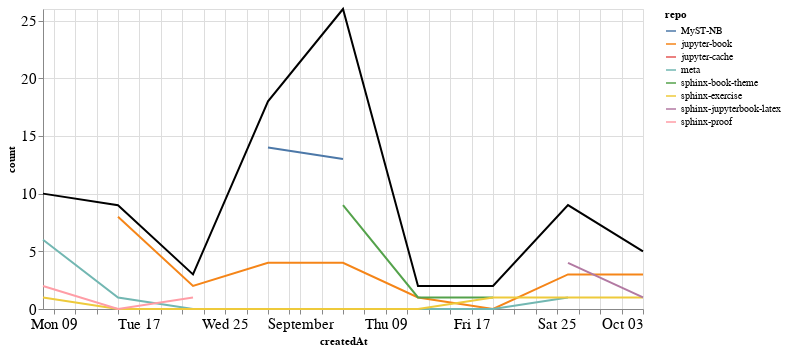

Notebook code cell kept with this figure:
### Markdown cell above
### Comments

### Code cell
comments_time = comments.groupby('repo').resample('W', on='createdAt').count()['author'].reset_index()
comments_time = comments_time.rename(columns={'author': 'count'})
comments_time_total = comments_time.groupby('createdAt').agg({"count": "sum"}).reset_index()
ch1 = alt.Chart(comments_time, width=600).mark_line().encode(
    x='createdAt',
    y='count',
    color='repo',
    tooltip="repo"
)

ch2 = alt.Chart(comments_time_total, width=600).mark_line(color="black").encode(
    x='createdAt',
    y='count',
)

ch1 + ch2

### Figure 1 — Vega-Lite specification as saved in the notebook (floating-point values rounded to 4 significant figures)
{"config": {"axisLeft": {"labelFontSize": 15}, "axisBottom": {"labelFontSize": 15}}, "layer": [{"data": {"name": "data-bf8699c9def1748bedc7546a7919952c"}, "mark": "line", "encoding": {"color": {"type": "nominal", "field": "repo"}, "tooltip": {"type": "nominal", "field": "repo"}, "x": {"type": "temporal", "field": "createdAt"}, "y": {"type": "quantitative", "field": "count"}}, "width": 600}, {"data": {"name": "data-690692adcbf8af333525d44a1e16e63d"}, "mark": {"type": "line", "color": "black"}, "encoding": {"x": {"type": "temporal", "field": "createdAt"}, "y": {"type": "quantitative", "field": "count"}}, "width": 600}], "$schema": "https://vega.github.io/schema/vega-lite/v4.8.1.json", "datasets": {"data-bf8699c9def1748bedc7546a7919952c": [{"repo": "MyST-NB", "createdAt": "2021-08-29T00:00:00", "count": 14}, {"repo": "MyST-NB", "createdAt": "2021-09-05T00:00:00", "count": 13}, {"repo": "jupyter-book", "createdAt": "2021-08-15T00:00:00", "count": 8}, {"repo": "jupyter-book", "createdAt": "2021-08-22T00:00:00", "count": 2}, {"repo": "jupyter-book", "createdAt": "2021-08-29T00:00:00", "count": 4}, {"repo": "jupyter-book", "createdAt": "2021-09-05T00:00:00", "count": 4}, {"repo": "jupyter-book", "createdAt": "2021-09-12T00:00:00", "count": 1}, {"repo": "jupyter-book", "createdAt": "2021-09-19T00:00:00", "count": 0}, {"repo": "jupyter-book", "createdAt": "2021-09-26T00:00:00", "count": 3}, {"repo": "jupyter-book", "createdAt": "2021-10-03T00:00:00", "count": 3}, {"repo": "jupyter-cache", "createdAt": "2021-08-08T00:00:00", "count": 1}, {"repo": "meta", "createdAt": "2021-08-08T00:00:00", "count": 6}, {"repo": "meta", "createdAt": "2021-08-15T00:00:00", "count": 1}, {"repo": "meta", "createdAt": "2021-08-22T00:00:00", "count": 0}, {"repo": "meta", "createdAt": "2021-08-29T00:00:00", "count": 0}, {"repo": "meta", "createdAt": "2021-09-05T00:00:00", "count": 0}, {"repo": "meta", "createdAt": "2021-09-12T00:00:00", "count": 0}, {"repo": "meta", "createdAt": "2021-09-19T00:00:00", "count": 0}, {"repo": "meta", "createdAt": "2021-09-26T00:00:00", "count": 1}, {"repo": "sphinx-book-theme", "createdAt": "2021-09-05T00:00:00", "count": 9}, {"repo": "sphinx-book-theme", "createdAt": "2021-09-12T00:00:00", "count": 1}, {"repo": "sphinx-book-theme", "createdAt": "2021-09-19T00:00:00", "count": 1}, {"repo": "sphinx-exercise", "createdAt": "2021-08-08T00:00:00", "count": 1}, {"repo": "sphinx-exercise", "createdAt": "2021-08-15T00:00:00", "count": 0}, {"repo": "sphinx-exercise", "createdAt": "2021-08-22T00:00:00", "count": 0}, {"repo": "sphinx-exercise", "createdAt": "2021-08-29T00:00:00", "count": 0}, {"repo": "sphinx-exercise", "createdAt": "2021-09-05T00:00:00", "count": 0}, {"repo": "sphinx-exercise", "createdAt": "2021-09-12T00:00:00", "count": 0}, {"repo": "sphinx-exercise", "createdAt": "2021-09-19T00:00:00", "count": 1}, {"repo": "sphinx-exercise", "createdAt": "2021-09-26T00:00:00", "count": 1}, {"repo": "sphinx-exercise", "createdAt": "2021-10-03T00:00:00", "count": 1}, {"repo": "sphinx-jupyterbook-latex", "createdAt": "2021-09-26T00:00:00", "count": 4}, {"repo": "sphinx-jupyterbook-latex", "createdAt": "2021-10-03T00:00:00", "count": 1}, {"repo": "sphinx-proof", "createdAt": "2021-08-08T00:00:00", "count": 2}, {"repo": "sphinx-proof", "createdAt": "2021-08-15T00:00:00", "count": 0}, {"repo": "sphinx-proof", "createdAt": "2021-08-22T00:00:00", "count": 1}], "data-690692adcbf8af333525d44a1e16e63d": [{"createdAt": "2021-08-08T00:00:00", "count": 10}, {"createdAt": "2021-08-15T00:00:00", "count": 9}, {"createdAt": "2021-08-22T00:00:00", "count": 3}, {"createdAt": "2021-08-29T00:00:00", "count": 18}, {"createdAt": "2021-09-05T00:00:00", "count": 26}, {"createdAt": "2021-09-12T00:00:00", "count": 2}, {"createdAt": "2021-09-19T00:00:00", "count": 2}, {"createdAt": "2021-09-26T00:00:00", "count": 9}, {"createdAt": "2021-10-03T00:00:00", "count": 5}]}}
